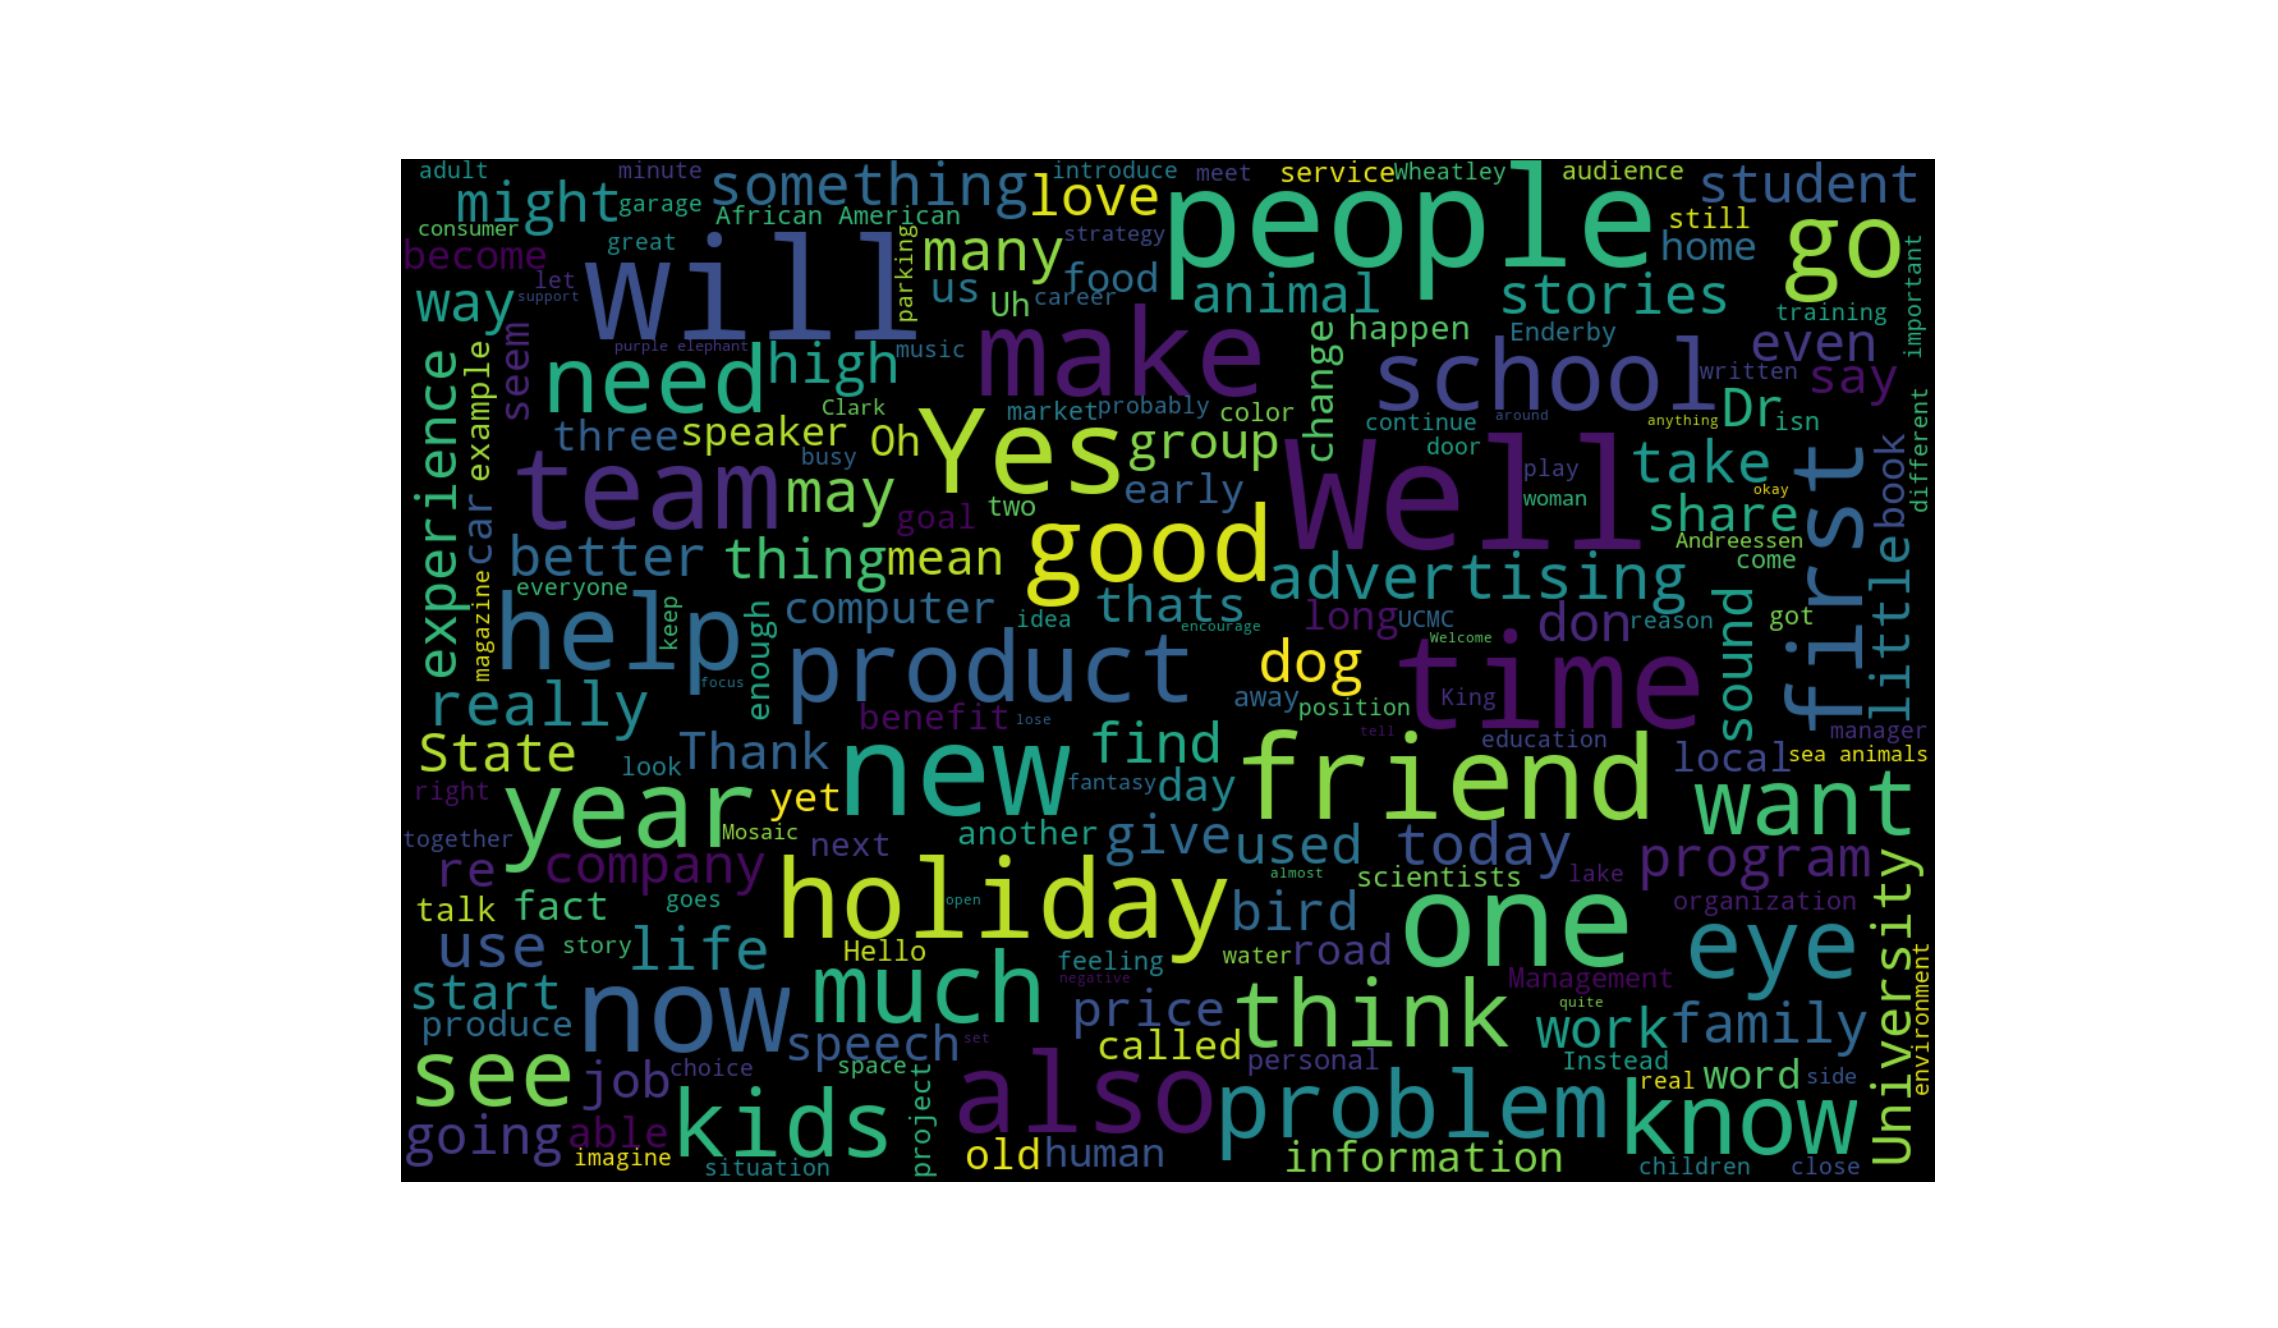

The script that drew this image:
from os import path
from wordcloud import WordCloud

d = path.dirname(__file__)

# Read the whole text.
text = open(path.join(d, 'cet6-listening-part.txt')).read()

# Display the generated image:
# the matplotlib way:
import matplotlib.pyplot as plt

# lower max_font_size
wordcloud = WordCloud(width=1200, height=800, max_font_size=120).generate(text)
plt.figure()
plt.imshow(wordcloud, interpolation="bilinear")
plt.axis("off")
plt.show()
